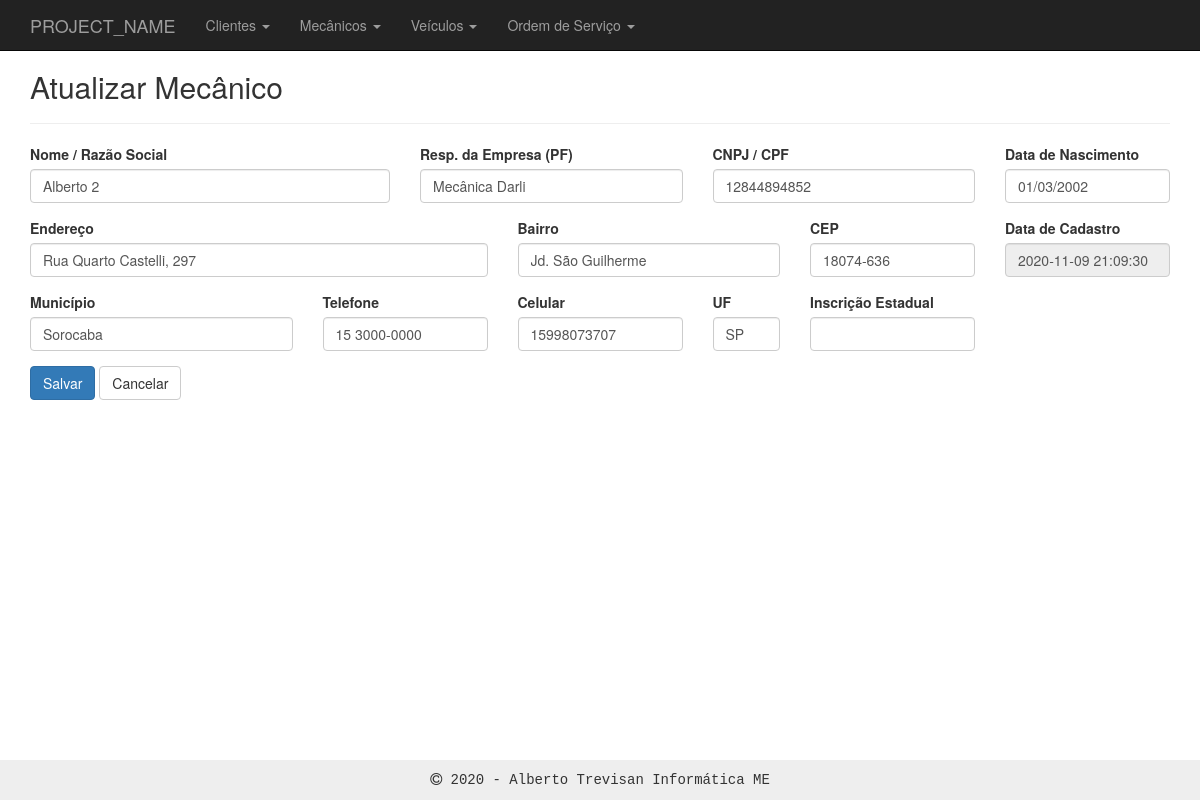
/mecanico/edit.php?id=2, run on the app's committed database.
### tables this page shows
CREATE TABLE `mecanico` (
  `id` int(11) NOT NULL,
  `resp_cnpj` varchar(255) NOT NULL,
  `name` varchar(255) NOT NULL,
  `cpf_cnpj` varchar(14) NOT NULL,
  `birthdate` text NOT NULL,
  `address` varchar(255) NOT NULL,
  `hood` varchar(100) NOT NULL,
  `zip_code` varchar(9) NOT NULL,
  `city` varchar(100) NOT NULL,
  `state` varchar(100) NOT NULL,
  `phone` varchar(20) NOT NULL,
  `mobile` varchar(20) NOT NULL,
  `ie` varchar(20) NOT NULL,
  `created` datetime NOT NULL,
  `modified` datetime NOT NULL
);

### inc/database.php (called while the page is built, shortened)
<?php
function open_database() {
	try {
		$conn = new mysqli(DB_HOST, DB_USER, DB_PASSWORD, DB_NAME);
		return $conn;
	} catch (Exception $e) {
		echo $e->getMessage();
		return null;
	}
}
function find( $table = null, $id = null ) {
	$database = open_database();
	$found = null;
	try {
	  if ($id) {
	    $sql = "SELECT * FROM " . $table . " WHERE id = " . $id;
	    $result = $database->query($sql);
	    if ($result->num_rows > 0) {
	      $found = $result->fetch_assoc();
	    }
	  } else {
	    $sql = "SELECT * FROM " . $table;
	    $result = $database->query($sql);
	    if ($result->num_rows > 0) {
	      $found = $result->fetch_all(MYSQLI_ASSOC);
	    }
	  }
	} catch (Exception $e) {
	  $_SESSION['message'] = $e->GetMessage();
	  $_SESSION['type'] = 'danger';
  }
	return $found;
}

### mecanico/functions.php (called while the page is built, shortened)
<?php
function edit() {
  $now = date_create('now', new DateTimeZone('America/Sao_Paulo'));
  if (isset($_GET['id'])) {
    $id = $_GET['id'];
    if (isset($_POST['customer'])) {
      $customer = $_POST['customer'];
      $customer['modified'] = $now->format("Y-m-d H:i:s");
      update('mecanico', $id, $customer);
      header('location: index.php');
    } else {
      $customer = find('mecanico', $id);
    }
  } else {
    header('location: index.php');
  }
}

### mecanico/edit.php (the view, shortened to what this page needs)
<?php
  require_once('functions.php');
  edit();
?>
<h2>Atualizar Mecânico</h2>
<form action="edit.php?id=<?php echo $customer['id']; ?>" method="post">
  <hr />
  <div class="row">
    <div class="form-group col-md-4">
      <label for="name">Nome / Razão Social</label>
      <input type="text" class="form-control" name="customer['name']" value="<?php echo $customer['name']; ?>">
    </div>
    <div class="form-group col-md-3">
      <label for="resp_cnpj">Resp. da Empresa (PF)</label>
      <input type="text" class="form-control" name="customer['resp_cnpj']" value="<?=$customer['resp_cnpj']?>">
    </div>
    <div class="form-group col-md-3">
      <label for="campo2">CNPJ / CPF</label>
      <input type="text" class="form-control" name="customer['cpf_cnpj']" value="<?php echo $customer['cpf_cnpj']; ?>">
    </div>
    <div class="form-group col-md-2">
      <label for="campo3">Data de Nascimento</label>
      <input type="text" class="form-control" name="customer['birthdate']" value="<?php echo $customer['birthdate']; ?>">
    </div>
  </div>
  <div class="row">
    <div class="form-group col-md-5">
      <label for="campo1">Endereço</label>
      <input type="text" class="form-control" name="customer['address']" value="<?php echo $customer['address']; ?>">
    </div>
    <div class="form-group col-md-3">
      <label for="campo2">Bairro</label>
      <input type="text" class="form-control" name="customer['hood']" value="<?php echo $customer['hood']; ?>">
    </div>
    <div class="form-group col-md-2">
      <label for="campo3">CEP</label>
      <input type="text" class="form-control" name="customer['zip_code']" value="<?php echo $customer['zip_code']; ?>">
    </div>
    <div class="form-group col-md-2">
      <label for="campo3">Data de Cadastro</label>
      <input type="text" class="form-control" name="customer['created']" disabled value="<?php echo $customer['created']; ?>">
    </div>
  </div>
  <div class="row">
    <div class="form-group col-md-3">
      <label for="campo1">Município</label>
      <input type="text" class="form-control" name="customer['city']" value="<?php echo $customer['city']; ?>">
    </div>
    <div class="form-group col-md-2">
      <label for="campo2">Telefone</label>
      <input type="text" class="form-control" name="customer['phone']" value="<?php echo $customer['phone']; ?>">
    </div>
    <div class="form-group col-md-2">
      <label for="campo3">Celular</label>
      <input type="text" class="form-control" name="customer['mobile']" value="<?php echo $customer['mobile']; ?>">
    </div>
    <div class="form-group col-md-1">
      <label for="campo3">UF</label>
      <input type="text" class="form-control" name="customer['state']" value="<?php echo $customer['state']; ?>">
    </div>
    <div class="form-group col-md-2">
      <label for="campo3">Inscrição Estadual</label>
      <input type="text" class="form-control" name="customer['ie']" value="<?php echo $customer['ie']; ?>">
    </div>
  </div>
  <div id="actions" class="row">
    <div class="col-md-12">
      <button type="submit" class="btn btn-primary">Salvar</button>
      <a href="index.php" class="btn btn-default">Cancelar</a>
    </div>
  </div>
</form>

### inc/header.php (style rules this page uses)
body { padding-top: 50px; padding-bottom: 20px; }

### data on the page
mecanico: name "Alberto 2", resp_cnpj "Mecânica Darli", cpf_cnpj "12844894852", birthdate "01/03/2002", address "Rua Quarto Castelli, 297", hood "Jd. São Guilherme", zip_code "18074-636", created "2020-11-09 21:09:30", city "Sorocaba", phone "15 3000-0000", mobile "15998073707", state "SP"

### other printed values
PROJECT_NAME "PROJECT_NAME"
